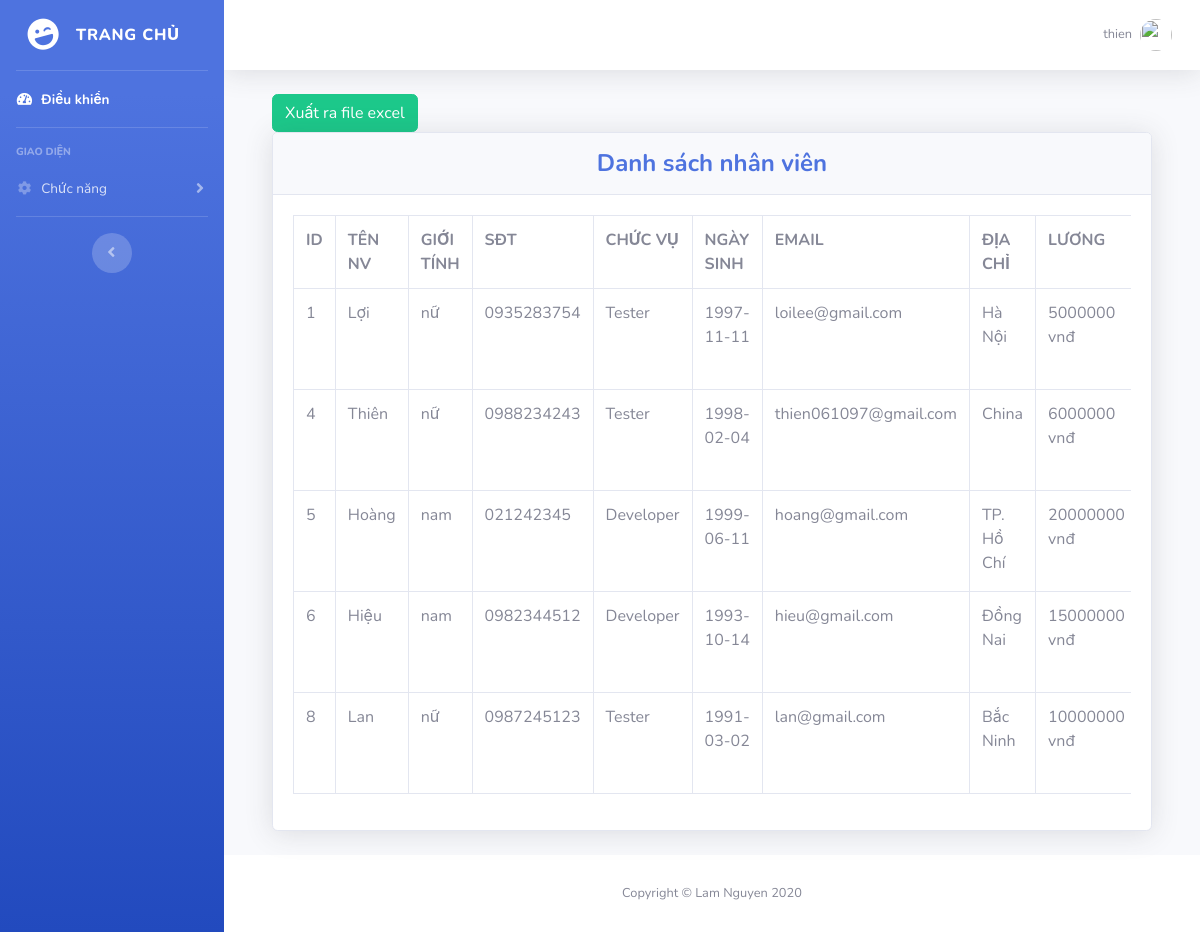
Screenshot of /list-employee.php (signed in) with the database file from the repository.
### tables this page shows
CREATE TABLE `employee` (
  `id` int(11) NOT NULL,
  `ten` varchar(50) NOT NULL,
  `gioi_tinh` varchar(6) NOT NULL,
  `sdt` varchar(15) NOT NULL,
  `chuc_vu` varchar(50) NOT NULL,
  `ngay_sinh` date NOT NULL,
  `email` varchar(50) NOT NULL,
  `dia_chi` varchar(11) NOT NULL,
  `luong` int(30) NOT NULL
);

### list-employee.php (the view, shortened to what this page needs)
<?php
  require 'dbconfig.php';
  $sql = 'SELECT * FROM employee';
  $statement = $conn->prepare($sql);
  $statement->execute();
  $people = $statement->fetchAll(PDO::FETCH_OBJ);
?>
<?php
    include('includes/header.php');
    include('includes/navbar.php');
?>
<div class="container-fluid">
    <div class="row">
        <div class="col-6">
            <form method="post"><button name="btnExport" type="submit" class="btn btn-success">Xuất ra file
                    excel</button></form>
        </div>
    </div>
    <div class="card shadow mb-4">
        <div class="card-header py-3">
            <h4 align="center" class="m-0 font-weight-bold text-primary">Danh sách nhân viên</h4>
        </div>
        <div class="card-body">
            <div class="table-responsive">
                <table class="table table-bordered" id="dataTable" width="100%" cellspacing="0">
                    <tr>
                        <th>ID</th>
                        <th>TÊN NV</th>
                        <th>GIỚI TÍNH</th>
                        <th>SĐT</th>
                        <th>CHỨC VỤ</th>
                        <th>NGÀY SINH</th>
                        <th>EMAIL</th>
                        <th>ĐỊA CHỈ</th>
                        <th>LƯƠNG</th>
                    </tr>
                    <?php foreach($people as $person): ?>
                    <tr>
                        <td><?= $person->id; ?></td>
                        <td><?= $person->ten; ?></td>
                        <td><?= $person->gioi_tinh; ?></td>
                        <td><?= $person->sdt; ?></td>
                        <td><?= $person->chuc_vu; ?></td>
                        <td><?= $person->ngay_sinh; ?></td>
                        <td><?= $person->email; ?></td>
                        <td><?= $person->dia_chi; ?></td>
                        <td><?= $person->luong; ?> vnđ</td>
                    </tr>
                    <?php endforeach; ?>
                </table>
            </div>
        </div>
    </div>
    <?php
  include('includes/footer.php');
?>

### includes/header.php (shortened to what this page needs)
<!DOCTYPE html>
<html lang="en">
<head>
  <link href="vendor/fontawesome-free/css/all.min.css" rel="stylesheet" type="text/css">
  <link href="css/sb-admin-2.min.css" rel="stylesheet">
</head>
<body id="page-top">
  <div id="wrapper">

### includes/navbar.php (shortened to what this page needs)
<ul class="navbar-nav bg-gradient-primary sidebar sidebar-dark accordion" id="accordionSidebar">
  <a class="sidebar-brand d-flex align-items-center justify-content-center" href="index.php">
    <div class="sidebar-brand-icon rotate-n-15">
      <i class="fas fa-laugh-wink"></i>
    </div>
    <div class="sidebar-brand-text mx-3">Trang chủ</div>
  </a>
  <hr class="sidebar-divider my-0">
  <li class="nav-item active">
    <a class="nav-link" href="index.php">
      <i class="fas fa-fw fa-tachometer-alt"></i>
      <span>Điều khiển</span></a>
  </li>
  <hr class="sidebar-divider">
  <div class="sidebar-heading">
    Giao diện
  </div>
  <li class="nav-item">
    <a class="nav-link collapsed" href="#" data-toggle="collapse" data-target="#collapseTwo" aria-expanded="true"
      aria-controls="collapseTwo">
      <i class="fas fa-fw fa-cog"></i>
      <span>Chức năng</span>
    </a>
  </li>
  <hr class="sidebar-divider">
  <div class="text-center d-none d-md-inline">
    <button class="rounded-circle border-0" id="sidebarToggle"></button>
  </div>
</ul>
<div id="content-wrapper" class="d-flex flex-column">
  <div id="content">
    <nav class="navbar navbar-expand navbar-light bg-white topbar mb-4 static-top shadow">
      <ul class="navbar-nav ml-auto">
        <li class="nav-item dropdown no-arrow">
          <a class="nav-link dropdown-toggle" href="#" id="userDropdown" role="button" data-toggle="dropdown"
            aria-haspopup="true" aria-expanded="false">
            <span class="mr-2 d-none d-lg-inline text-gray-600 small"><?=$_SESSION['username']?></span>
            <img class="img-profile rounded-circle"
              src="https://1.bp.blogspot.com/-A7UYXuVWb_Q/XncdHaYbcOI/AAAAAAAAZhM/hYOevjRkrJEZhcXPnfP42nL3ZMu4PvIhgCLcBGAsYHQ/s1600/Trend-Avatar-Facebook%2B%25281%2529.jpg">
          </a>
        </li>
      </ul>
    </nav>
    <div class="container-fluid">

### includes/footer.php
</div>
</div>
</div>
<footer class="sticky-footer bg-white">
  <div class="container my-auto">
    <div class="copyright text-center my-auto">
      <span>Copyright &copy; Lam Nguyen 2020</span>
    </div>
  </div>
</footer>
</div>
</body>
</html>

### rows the page displays
employee: id "1", ten "Lợi", gioi_tinh "nữ", sdt "0935283754", chuc_vu "Tester", ngay_sinh "1997-11-11", email "loilee@gmail.com", dia_chi "Hà Nội", luong "5000000"
employee: id "4", ten "Thiên", gioi_tinh "nữ", sdt "0988234243", chuc_vu "Tester", ngay_sinh "1998-02-04", email "thien061097@gmail.com", dia_chi "China", luong "6000000"
employee: id "5", ten "Hoàng", gioi_tinh "nam", sdt "021242345", chuc_vu "Developer", ngay_sinh "1999-06-11", email "hoang@gmail.com", dia_chi "TP. Hồ Chí", luong "20000000"
employee: id "6", ten "Hiệu", gioi_tinh "nam", sdt "0982344512", chuc_vu "Developer", ngay_sinh "1993-10-14", email "hieu@gmail.com", dia_chi "Đồng Nai", luong "15000000"
employee: id "8", ten "Lan", gioi_tinh "nữ", sdt "0987245123", chuc_vu "Tester", ngay_sinh "1991-03-02", email "lan@gmail.com", dia_chi "Bắc Ninh", luong "10000000"

### other values shown
$_SESSION['username'] "thien"
